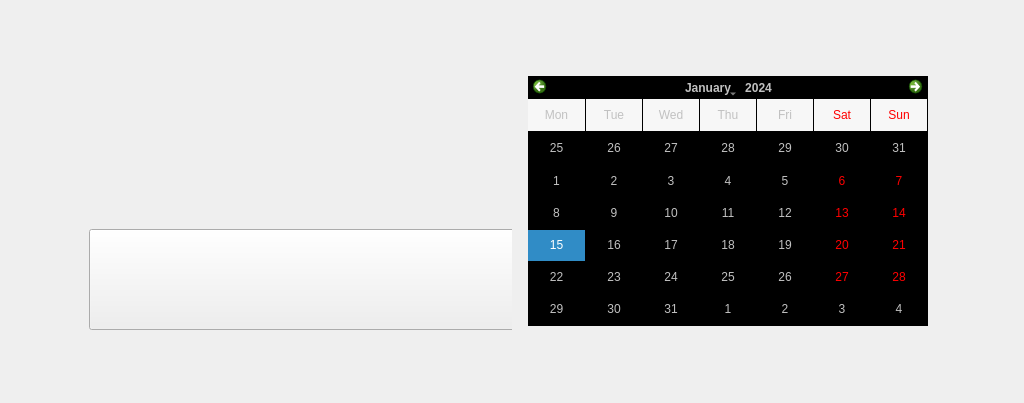
<?xml version="1.0" encoding="UTF-8"?>
<ui version="4.0">
 <class>Life</class>
 <widget class="QWidget" name="Life">
  <property name="geometry">
   <rect>
    <x>0</x>
    <y>0</y>
    <width>1024</width>
    <height>403</height>
   </rect>
  </property>
  <property name="windowTitle">
   <string>Form</string>
  </property>
  <property name="styleSheet">
   <string notr="true"/>
  </property>
  <layout class="QGridLayout" name="gridLayout">
   <property name="leftMargin">
    <number>0</number>
   </property>
   <property name="topMargin">
    <number>0</number>
   </property>
   <property name="rightMargin">
    <number>0</number>
   </property>
   <property name="bottomMargin">
    <number>0</number>
   </property>
   <item row="0" column="0">
    <widget class="QWidget" name="widget_Life" native="true">
     <property name="maximumSize">
      <size>
       <width>1024</width>
       <height>16777215</height>
      </size>
     </property>
     <layout class="QGridLayout" name="gridLayout_4">
      <property name="leftMargin">
       <number>80</number>
      </property>
      <property name="topMargin">
       <number>50</number>
      </property>
      <property name="rightMargin">
       <number>80</number>
      </property>
      <property name="bottomMargin">
       <number>50</number>
      </property>
      <item row="0" column="0">
       <layout class="QHBoxLayout" name="horizontalLayout" stretch="1,1">
        <property name="spacing">
         <number>0</number>
        </property>
        <item>
         <layout class="QVBoxLayout" name="verticalLayout" stretch="5,4">
          <item>
           <widget class="QWidget" name="widget_meter" native="true">
            <property name="minimumSize">
             <size>
              <width>165</width>
              <height>165</height>
             </size>
            </property>
            <property name="maximumSize">
             <size>
              <width>16777215</width>
              <height>16777215</height>
             </size>
            </property>
            <layout class="QGridLayout" name="gridLayout_2">
             <property name="leftMargin">
              <number>0</number>
             </property>
             <property name="topMargin">
              <number>0</number>
             </property>
             <property name="rightMargin">
              <number>0</number>
             </property>
             <property name="bottomMargin">
              <number>0</number>
             </property>
             <item row="0" column="0">
              <widget class="QLabel" name="label_watcher">
               <property name="text">
                <string/>
               </property>
              </widget>
             </item>
            </layout>
           </widget>
          </item>
          <item>
           <widget class="QWidget" name="widget_photo" native="true">
            <widget class="QPushButton" name="pushButton_photo">
             <property name="geometry">
              <rect>
               <x>9</x>
               <y>11</y>
               <width>451</width>
               <height>101</height>
              </rect>
             </property>
             <property name="minimumSize">
              <size>
               <width>0</width>
               <height>0</height>
              </size>
             </property>
             <property name="text">
              <string/>
             </property>
            </widget>
           </widget>
          </item>
         </layout>
        </item>
        <item>
         <widget class="QWidget" name="widget_date" native="true">
          <layout class="QGridLayout" name="gridLayout_3">
           <property name="spacing">
            <number>0</number>
           </property>
           <item row="0" column="0">
            <widget class="QCalendarWidget" name="calendarWidget">
             <property name="sizePolicy">
              <sizepolicy hsizetype="Fixed" vsizetype="Fixed">
               <horstretch>0</horstretch>
               <verstretch>0</verstretch>
              </sizepolicy>
             </property>
             <property name="minimumSize">
              <size>
               <width>0</width>
               <height>250</height>
              </size>
             </property>
             <property name="maximumSize">
              <size>
               <width>400</width>
               <height>16777215</height>
              </size>
             </property>
             <property name="styleSheet">
              <string notr="true">color: rgb(193, 193, 193);
background-color: rgb(0, 0, 0);</string>
             </property>
             <property name="gridVisible">
              <bool>true</bool>
             </property>
             <property name="horizontalHeaderFormat">
              <enum>QCalendarWidget::ShortDayNames</enum>
             </property>
             <property name="verticalHeaderFormat">
              <enum>QCalendarWidget::NoVerticalHeader</enum>
             </property>
            </widget>
           </item>
          </layout>
         </widget>
        </item>
       </layout>
      </item>
     </layout>
    </widget>
   </item>
  </layout>
 </widget>
 <resources/>
 <connections/>
</ui>
